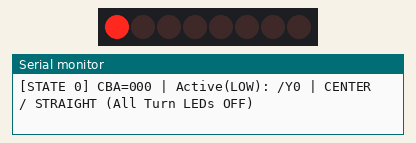
This sketch was run on a simulated Arduino Nano, built with avr-gcc and run on an emulated ATmega328P. Parts: 8 shift-register outputs drawn as a row of LEDs (first output left, lit = HIGH), the last lines printed to the serial monitor. Wiring (inferred from the names in the program): line decoder: data pin 2, pin 3, pin 4. Wiring (inferred from the signals the program sends): row of LEDs: on Q0, Q1, Q2, Q3, Q4, Q5, Q6, Q7.

Above: at 1.0 s.
At 3.0 s:
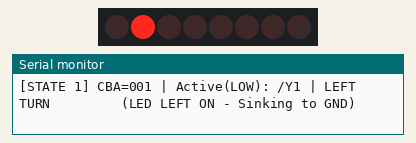
At 5.0 s:
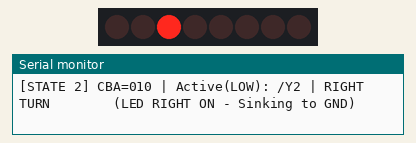
At 7.0 s:
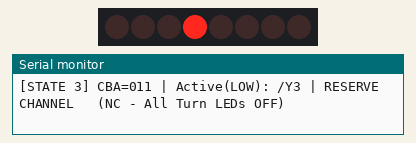
Timing chart, 0 to 10.4 s (numbered marks = the images above):
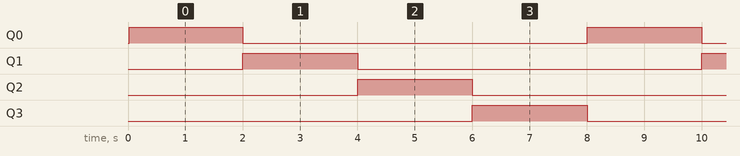

The sketch:

main.ino
```cpp
// Прототип P0004 (PRO): Дешифратор 74HC138 + Светодиоды поворотников (Active
// LOW) Аппаратная взаимоблокировка (Hardware Interlock) и защита от переходных
// глитчей Спецификация: argus/docs/truth_table.md и argus/docs/pinout.md

#include <Arduino.h>

constexpr uint8_t PIN_A = 2; // Адресный вход A (бит 0, LSB, PD2)
constexpr uint8_t PIN_B = 3; // Адресный вход B (бит 1, PD3)
constexpr uint8_t PIN_C = 4; // Адресный вход C (бит 2, MSB, PD4)

constexpr unsigned long STATE_INTERVAL_MS = 2000;

struct TestVector {
  uint8_t c;
  uint8_t b;
  uint8_t a;
  const char *activePin;
  const char *description;
};

const TestVector TRUTH_TABLE[] = {
    {0, 0, 0, "/Y0", "CENTER / STRAIGHT (All Turn LEDs OFF)"},
    {0, 0, 1, "/Y1", "LEFT TURN         (LED LEFT ON - Sinking to GND)"},
    {0, 1, 0, "/Y2", "RIGHT TURN        (LED RIGHT ON - Sinking to GND)"},
    {0, 1, 1, "/Y3", "RESERVE CHANNEL   (NC - All Turn LEDs OFF)"}};

constexpr size_t NUM_STATES = sizeof(TRUTH_TABLE) / sizeof(TRUTH_TABLE[0]);

// Синхронная (атомарная) установка адреса на пинах D2, D3, D4 без переходных
// глитчей
void setAddressAtomic(uint8_t c, uint8_t b, uint8_t a) {
#if defined(PORTD)
  // Биты PD2 (пин 2), PD3 (пин 3), PD4 (пин 4) обновляются за 1 такт процессора
  uint8_t mask = (1 << PD2) | (1 << PD3) | (1 << PD4);
  uint8_t bits =
      ((a & 0x01) << PD2) | ((b & 0x01) << PD3) | ((c & 0x01) << PD4);
  uint8_t oldSREG = SREG;
  noInterrupts();
  PORTD = (PORTD & ~mask) | bits;
  SREG = oldSREG;
#else
  digitalWrite(PIN_C, c ? HIGH : LOW);
  digitalWrite(PIN_B, b ? HIGH : LOW);
  digitalWrite(PIN_A, a ? HIGH : LOW);
#endif
}

void printStateReport(size_t index, const TestVector &tv) {
  Serial.print(F("[STATE "));
  Serial.print(index);
  Serial.print(F("] CBA="));
  Serial.print(tv.c);
  Serial.print(tv.b);
  Serial.print(tv.a);
  Serial.print(F(" | Active(LOW): "));
  Serial.print(tv.activePin);
  Serial.print(F(" | "));
  Serial.println(tv.description);
}

void setup() {
  Serial.begin(115200); // Стандартная скорость профессиональной телеметрии
  pinMode(PIN_A, OUTPUT);
  pinMode(PIN_B, OUTPUT);
  pinMode(PIN_C, OUTPUT);

  setAddressAtomic(0, 0, 0);

  Serial.println(
      F("============================================================="));
  Serial.println(
      F(" Argus P0004: 74HC138 Decoder Truth Table Testbench (PRO)    "));
  Serial.println(
      F(" Architecture: Active-LOW Current Sinking & Glitch-Free Port "));
  Serial.println(
      F("============================================================="));
  printStateReport(0, TRUTH_TABLE[0]);
}

void loop() {
  static unsigned long lastSwitchMs = 0;
  static size_t currentState = 0;

  unsigned long now = millis();
  if (now - lastSwitchMs >= STATE_INTERVAL_MS) {
    lastSwitchMs = now;
    currentState = (currentState + 1) % NUM_STATES;

    const TestVector &tv = TRUTH_TABLE[currentState];
    setAddressAtomic(tv.c, tv.b, tv.a);
    printStateReport(currentState, tv);
  }
}
```

Measured:
- by itself, Q0–3: alternates HIGH for 2.0 s and LOW for 6.0 s
- by itself, everything shown: repeats every 8.0 s, in 4 steps
